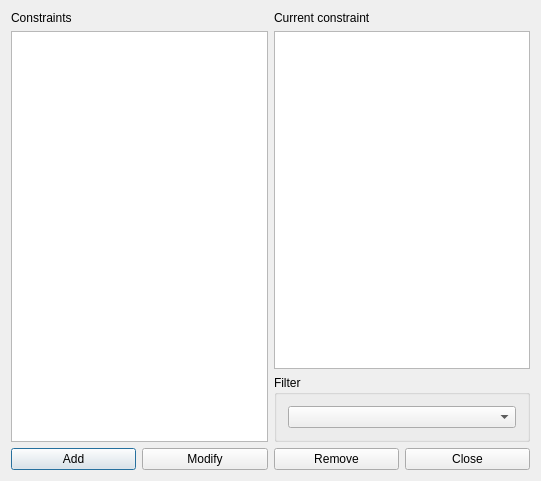
<?xml version="1.0" encoding="UTF-8"?>
<ui version="4.0">
 <class>ConstraintStudentsSetMaxHoursDailyForm_template</class>
 <widget class="QDialog" name="ConstraintStudentsSetMaxHoursDailyForm_template">
  <property name="geometry">
   <rect>
    <x>0</x>
    <y>0</y>
    <width>541</width>
    <height>481</height>
   </rect>
  </property>
  <property name="windowTitle">
   <string extracomment="This is the title of the dialog to see the list of all constraints of this type">Constraints students set max hours daily</string>
  </property>
  <layout class="QGridLayout" name="gridLayout_2">
   <item row="0" column="0" rowspan="2">
    <layout class="QVBoxLayout" name="verticalLayout_2">
     <item>
      <widget class="QLabel" name="constraintsTextLabel">
       <property name="frameShape">
        <enum>QFrame::NoFrame</enum>
       </property>
       <property name="frameShadow">
        <enum>QFrame::Plain</enum>
       </property>
       <property name="text">
        <string>Constraints</string>
       </property>
       <property name="wordWrap">
        <bool>false</bool>
       </property>
      </widget>
     </item>
     <item>
      <widget class="QListWidget" name="constraintsListWidget"/>
     </item>
    </layout>
   </item>
   <item row="0" column="1">
    <layout class="QVBoxLayout" name="verticalLayout">
     <item>
      <widget class="QLabel" name="currentConstraintTextLabel">
       <property name="text">
        <string>Current constraint</string>
       </property>
       <property name="wordWrap">
        <bool>false</bool>
       </property>
      </widget>
     </item>
     <item>
      <widget class="QPlainTextEdit" name="currentConstraintTextEdit"/>
     </item>
    </layout>
   </item>
   <item row="1" column="1">
    <widget class="QGroupBox" name="filterGroupBox">
     <property name="title">
      <string>Filter</string>
     </property>
     <layout class="QGridLayout" name="gridLayout">
      <item row="0" column="0">
       <widget class="QComboBox" name="studentsComboBox"/>
      </item>
     </layout>
    </widget>
   </item>
   <item row="2" column="0" colspan="2">
    <layout class="QHBoxLayout" name="horizontalLayout">
     <item>
      <widget class="QPushButton" name="addConstraintPushButton">
       <property name="text">
        <string>Add</string>
       </property>
      </widget>
     </item>
     <item>
      <widget class="QPushButton" name="modifyConstraintPushButton">
       <property name="text">
        <string>Modify</string>
       </property>
      </widget>
     </item>
     <item>
      <widget class="QPushButton" name="removeConstraintPushButton">
       <property name="text">
        <string>Remove</string>
       </property>
      </widget>
     </item>
     <item>
      <widget class="QPushButton" name="closePushButton">
       <property name="text">
        <string>Close</string>
       </property>
      </widget>
     </item>
    </layout>
   </item>
  </layout>
 </widget>
 <layoutdefault spacing="6" margin="11"/>
 <resources/>
 <connections/>
</ui>
